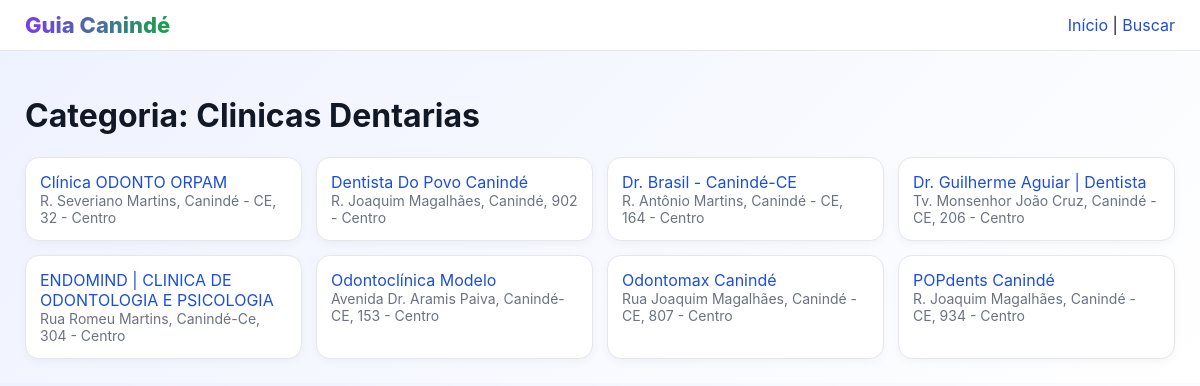
Screenshot of /categorias/ff778ae4-7e86-4a4f-9b2a-cb11d07f5b09 with the database file from the repository.
### tables this page shows
CREATE TABLE IF NOT EXISTS categories (
  id CHAR(36) PRIMARY KEY,
  name VARCHAR(191) NOT NULL UNIQUE,
  description TEXT NULL,
  createdAt DATETIME NOT NULL DEFAULT CURRENT_TIMESTAMP,
  updatedAt DATETIME NOT NULL DEFAULT CURRENT_TIMESTAMP ON UPDATE CURRENT_TIMESTAMP
);

CREATE TABLE IF NOT EXISTS companies (
  id CHAR(36) PRIMARY KEY,
  name VARCHAR(191) NOT NULL,
  whatsapp VARCHAR(32) NOT NULL,
  address VARCHAR(255) NOT NULL,
  logo TEXT NULL,
  instagram VARCHAR(191) NULL,
  approved TINYINT(1) NOT NULL DEFAULT 1,
  facebook VARCHAR(255) NULL,
  youtube VARCHAR(255) NULL,
  website VARCHAR(255) NULL,
  categoryId CHAR(36) NOT NULL,
  email VARCHAR(191) NULL,
  password VARCHAR(255) NULL,
  planId CHAR(36) NULL,
  description VARCHAR(300) NULL,
  createdAt DATETIME NOT NULL DEFAULT CURRENT_TIMESTAMP,
  updatedAt DATETIME NOT NULL DEFAULT CURRENT_TIMESTAMP ON UPDATE CURRENT_TIMESTAMP,
  INDEX idx_companies_category (categoryId),
  INDEX idx_companies_approved (approved),
  CONSTRAINT fk_companies_category FOREIGN KEY (categoryId) REFERENCES categories(id) ON DELETE RESTRICT ON UPDATE CASCADE
);

### src/helpers/env.php (called while the page is built, shortened)
<?php
function env_get(string $key, ?string $default = null): ?string
{
    $value = $_ENV[$key] ?? getenv($key);
    if ($value === false || $value === null || $value === '') {
        return $default;
    }
    return (string)$value;
}

### public/index.php (the view, shortened to what this page needs)
<?php
require_once __DIR__ . '/src/helpers/env.php';
function db(): PDO {
    $pdo = Database::connection();
    return $pdo;
}
function h(string $value): string {
    return htmlspecialchars($value, ENT_QUOTES | ENT_SUBSTITUTE, 'UTF-8');
}
function page_shell(string $title, string $body): void {
    echo '<!doctype html><html lang="pt-BR"><head><meta charset="utf-8"><meta name="viewport" content="width=device-width,initial-scale=1"><title>' . h($title) . '</title><style>
    body{font-family:Inter,Arial,sans-serif;background:linear-gradient(135deg,#eef2ff,#fff);margin:0;color:#111827}
    .wrap{max-width:1150px;margin:0 auto;padding:24px}
    .top{background:#fff;border-bottom:1px solid #e5e7eb;position:sticky;top:0;z-index:30}
    .nav{display:flex;gap:14px;align-items:center;justify-content:space-between;padding:12px 20px;max-width:1150px;margin:0 auto}
    .brand{font-weight:800;font-size:22px;background:linear-gradient(90deg,#7c3aed,#16a34a);-webkit-background-clip:text;background-clip:text;color:transparent}
    .hero{display:grid;grid-template-columns:1.2fr 1fr;gap:28px;align-items:center;margin-top:18px}
    .hero h1{font-size:46px;line-height:1.05;margin:0 0 10px;background:linear-gradient(90deg,#7c3aed,#16a34a);-webkit-background-clip:text;background-clip:text;color:transparent}
    .hero p{font-size:20px;color:#4b5563}
    .hero-actions{display:flex;gap:12px;flex-wrap:wrap}
    .btn{display:inline-flex;align-items:center;gap:8px;padding:13px 16px;border-radius:12px;color:#fff;font-weight:700;text-decoration:none}
    .btn1{background:linear-gradient(90deg,#7c3aed,#6d28d9)} .btn2{background:linear-gradient(90deg,#16a34a,#15803d)}
    .hero-logo{background:#fff;border:1px solid #e5e7eb;border-radius:18px;padding:14px;box-shadow:0 12px 30px rgba(0,0,0,.08)}
    .hero-logo img{width:100%;height:270px;object-fit:contain}
    .section-title{font-size:28px;margin:28px 0 12px}
    .grid{display:grid;grid-template-columns:repeat(auto-fill,minmax(240px,1fr));gap:14px}
    .card{background:#fff;border:1px solid #e5e7eb;border-radius:14px;padding:14px;box-shadow:0 3px 8px rgba(0,0,0,.04)}
    .muted{color:#6b7280;font-size:14px}
    .search{display:flex;gap:8px;margin:14px 0}
    input{padding:11px 12px;border:1px solid #d1d5db;border-radius:10px;flex:1}
    button{padding:10px 14px;border:0;border-radius:10px;background:#16a34a;color:#fff;cursor:pointer}
    a{text-decoration:none;color:#1d4ed8}
    .company-head{background:#fff;border:1px solid #e5e7eb;border-radius:16px;overflow:hidden}
    .company-banner{height:180px;background:linear-gradient(90deg,#7c3aed,#16a34a)}
    .company-main{padding:18px}
    .logo-xl{width:128px;height:128px;border-radius:16px;object-fit:cover;border:4px solid #fff;margin-top:-70px;background:#fff}
    .wa{display:inline-block;padding:12px 18px;border-radius:10px;background:#16a34a;color:#fff;font-weight:700}
    @media (max-width:900px){.hero{grid-template-columns:1fr}.hero h1{font-size:34px}}
    </style></head><body><div class="top"><div class="nav"><div class="brand">Guia Canindé</div><div><a href="/">Início</a> | <a href="/buscar">Buscar</a></div></div></div><div class="wrap">' . $body . '</div></body></html>';
    exit;
}
$uri = parse_url($_SERVER['REQUEST_URI'], PHP_URL_PATH) ?: '/';
$base = rtrim((string)env_get('APP_BASE_PATH', ''), '/');
$path = ($base !== '' && str_starts_with($uri, $base)) ? substr($uri, strlen($base)) : $uri;
$path = $path === '' ? '/' : $path;
$method = $_SERVER['REQUEST_METHOD'];
if ($method === 'GET' && preg_match('#^/categorias/([a-f0-9\-]+)$#i', $path, $m)) {
    $pdo = db();
    $catStmt = $pdo->prepare('SELECT id,name FROM categories WHERE id = :id');
    $catStmt->execute([':id' => $m[1]]);
    $cat = $catStmt->fetch();
    $stmt = $pdo->prepare('SELECT id,name,address FROM companies WHERE approved = 1 AND categoryId = :id ORDER BY name');
    $stmt->execute([':id' => $m[1]]);
    $rows = $stmt->fetchAll();
    $body = '<h1>Categoria: ' . h((string)$cat['name']) . '</h1><div class="grid">';
    foreach ($rows as $r) $body .= '<div class="card"><a href="/empresas/' . h((string)$r['id']) . '">' . h((string)$r['name']) . '</a><div class="muted">' . h((string)($r['address'] ?? '')) . '</div></div>';
    $body .= '</div>';
    page_shell((string)$cat['name'], $body);
}

### public/index.php (style rules this page uses)
body { font-family:Inter,Arial,sans-serif;background:linear-gradient(135deg,#eef2ff,#fff);margin:0;color:#111827 }
.wrap { max-width:1150px;margin:0 auto;padding:24px }
.top { background:#fff;border-bottom:1px solid #e5e7eb;position:sticky;top:0;z-index:30 }
.nav { display:flex;gap:14px;align-items:center;justify-content:space-between;padding:12px 20px;max-width:1150px;margin:0 auto }
.brand { font-weight:800;font-size:22px;background:linear-gradient(90deg,#7c3aed,#16a34a);-webkit-background-clip:text;background-clip:text;color:transparent }
.grid { display:grid;grid-template-columns:repeat(auto-fill,minmax(240px,1fr));gap:14px }
.card { background:#fff;border:1px solid #e5e7eb;border-radius:14px;padding:14px;box-shadow:0 3px 8px rgba(0,0,0,.04) }
.muted { color:#6b7280;font-size:14px }
a { text-decoration:none;color:#1d4ed8 }

### rows the page displays
categories: name "Clinicas Dentarias"
companies: name "Clínica ODONTO ORPAM", address "R. Severiano Martins, Canindé - CE, 32 - Centro"
companies: name "Dentista Do Povo Canindé", address "R. Joaquim Magalhães, Canindé, 902 - Centro"
companies: name "Dr. Brasil - Canindé-CE", address "R. Antônio Martins, Canindé - CE, 164 - Centro"
companies: name "Dr. Guilherme Aguiar | Dentista", address "Tv. Monsenhor João Cruz, Canindé - CE, 206 - Centro"
companies: name "ENDOMIND | CLINICA DE ODONTOLOGIA E PSICOLOGIA", address "Rua Romeu Martins, Canindé-Ce, 304 - Centro"
companies: name "Odontoclínica Modelo", address "Avenida Dr. Aramis Paiva, Canindé-CE, 153 - Centro"
companies: name "Odontomax Canindé", address "Rua Joaquim Magalhães, Canindé - CE, 807 - Centro"
companies: name "POPdents Canindé", address "R. Joaquim Magalhães, Canindé - CE, 934 - Centro"
